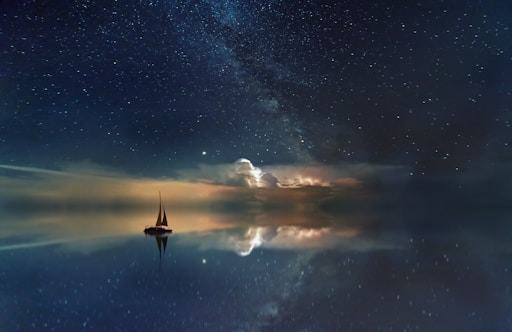
#> input picture PyTorch/test.jpg, 512 x 332 px
$ python -i postprocess.py   (imports and definitions only)
#> lines starting #> are read from the running program, lines starting #| are printed output that depends on the picture
"""
後處理模組 (Post-Processing Module)
===================================
對 LYT-Net 模型輸出進行後處理，進一步提升影像品質。

後處理流程：
  模型輸出 (RGB, float32, [0,1])
      │
      ▼
  RGB → YCrCb
      │
      ├── Y 通道 → CLAHE（局部對比度增強）→ Y'
      ├── Cr 通道（不動）
      └── Cb 通道（不動）
      │
      ▼
  YCrCb → RGB（合併）
      │
      ▼
  Guided Filter（邊緣保留平滑）
      │
      ▼
  最終輸出
"""

import cv2
import numpy as np


def apply_clahe_y_channel(image_np, clip_limit=1.5, tile_grid_size=(8, 8)):
    """
    對 Y（亮度）通道施加 CLAHE（對比度限制自適應直方圖均衡化）。

    Args:
        image_np:       RGB 影像，float32，值域 [0, 1]，shape (H, W, 3)
        clip_limit:     對比度限制閾值（越大增強越強，建議 1.0~2.0）
        tile_grid_size: 局部區域的網格大小

    Returns:
        處理後的 RGB 影像，float32，值域 [0, 1]
    """
#> called with clip_limit = 1.5, tile_grid_size = (8, 8)
    # float32 [0,1] → uint8 [0,255]（CLAHE 需要 uint8）
    img_uint8 = np.clip(image_np * 255.0, 0, 255).astype(np.uint8)
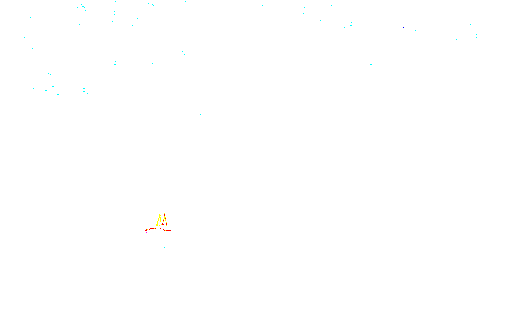
#> img_uint8: shape (332, 512, 3); mean R, G, B 254.9, 255, 254.9

    # RGB → YCrCb
    ycrcb = cv2.cvtColor(img_uint8, cv2.COLOR_RGB2YCrCb)
#> ycrcb: shape (332, 512, 3); mean of channels 0, 1, 2 254.9, 128, 128
    y_channel, cr_channel, cb_channel = cv2.split(ycrcb)
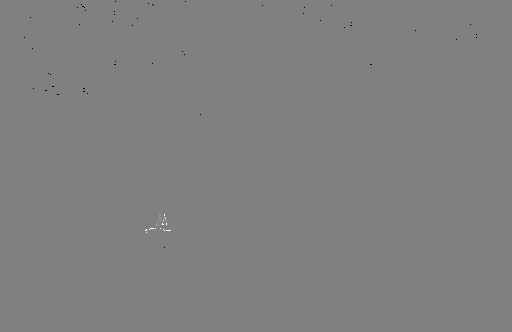
#> cr_channel: shape (332, 512); min 0, max 255, mean 128

    # 對 Y 通道做 CLAHE
    clahe = cv2.createCLAHE(clipLimit=clip_limit, tileGridSize=tile_grid_size)
    y_enhanced = clahe.apply(y_channel)

    # 合併回 YCrCb → RGB
    ycrcb_enhanced = cv2.merge([y_enhanced, cr_channel, cb_channel])
#> ycrcb_enhanced: shape (332, 512, 3); mean of channels 0, 1, 2 254.9, 128, 128
    rgb_enhanced = cv2.cvtColor(ycrcb_enhanced, cv2.COLOR_YCrCb2RGB)

    # uint8 → float32 [0,1]
    return rgb_enhanced.astype(np.float32) / 255.0


# [45 lines left out: functions apply_guided_filter, postprocess, not called in this run]

>>> import cv2
>>> picture = cv2.cvtColor(cv2.imread('../../PyTorch/test.jpg'), cv2.COLOR_BGR2RGB)
>>> result = apply_clahe_y_channel(picture)
